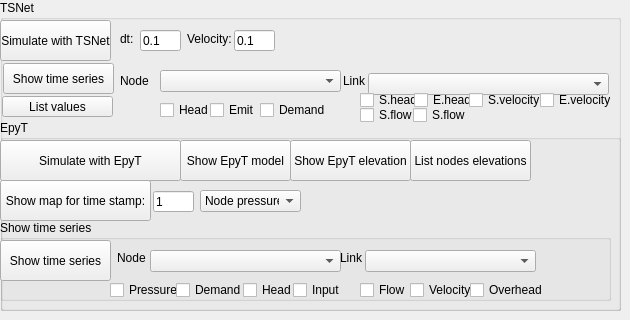
            <widget class="QWidget" name="tab_5">
             <attribute name="title">
              <string>Other simulators</string>
             </attribute>
             <widget class="QGroupBox" name="PandaPipes_simulate_btn">
              <property name="geometry">
               <rect>
                <x>0</x>
                <y>0</y>
                <width>621</width>
                <height>311</height>
               </rect>
              </property>
              <property name="title">
               <string>TSNet</string>
              </property>
              <widget class="QPushButton" name="TSNet_simulate_pushButton_4">
               <property name="geometry">
                <rect>
                 <x>0</x>
                 <y>20</y>
                 <width>111</width>
                 <height>41</height>
                </rect>
               </property>
               <property name="text">
                <string>Simulate with TSNet</string>
               </property>
              </widget>
              <widget class="QGroupBox" name="PandaPipes_simulate_btn_2">
               <property name="geometry">
                <rect>
                 <x>0</x>
                 <y>120</y>
                 <width>621</width>
                 <height>191</height>
                </rect>
               </property>
               <property name="title">
                <string>EpyT</string>
               </property>
               <widget class="QPushButton" name="EpyT_simulate_pushButton_5">
                <property name="geometry">
                 <rect>
                  <x>0</x>
                  <y>20</y>
                  <width>181</width>
                  <height>41</height>
                 </rect>
                </property>
                <property name="text">
                 <string>Simulate with EpyT</string>
                </property>
               </widget>
               <widget class="QPushButton" name="EpyT_showmodel_pushButton_6">
                <property name="geometry">
                 <rect>
                  <x>180</x>
                  <y>20</y>
                  <width>111</width>
                  <height>41</height>
                 </rect>
                </property>
                <property name="text">
                 <string>Show EpyT model</string>
                </property>
               </widget>
               <widget class="QPushButton" name="EpyT_showmodelelevation_pushButton_7">
                <property name="geometry">
                 <rect>
                  <x>290</x>
                  <y>20</y>
                  <width>121</width>
                  <height>41</height>
                 </rect>
                </property>
                <property name="text">
                 <string>Show EpyT elevation</string>
                </property>
               </widget>
               <widget class="QPushButton" name="EpyT_showmodelresultsfortiemstamp_pushButton_8">
                <property name="geometry">
                 <rect>
                  <x>0</x>
                  <y>60</y>
                  <width>151</width>
                  <height>41</height>
                 </rect>
                </property>
                <property name="text">
                 <string>Show map for time stamp:</string>
                </property>
               </widget>
               <widget class="QLineEdit" name="EpyT_timestamp_values_text_box_5">
                <property name="geometry">
                 <rect>
                  <x>153</x>
                  <y>71</y>
                  <width>41</width>
                  <height>21</height>
                 </rect>
                </property>
                <property name="text">
                 <string>1</string>
                </property>
               </widget>
               <widget class="QPushButton" name="EpyT_listnodelelevations_pushButton_8">
                <property name="geometry">
                 <rect>
                  <x>410</x>
                  <y>20</y>
                  <width>121</width>
                  <height>41</height>
                 </rect>
                </property>
                <property name="text">
                 <string>List nodes elevations</string>
                </property>
               </widget>
               <widget class="QGroupBox" name="groupBox_6">
                <property name="geometry">
                 <rect>
                  <x>0</x>
                  <y>100</y>
                  <width>611</width>
                  <height>81</height>
                 </rect>
                </property>
                <property name="title">
                 <string>Show time series</string>
                </property>
                <widget class="QPushButton" name="EpyT_showmodelresultsfortiemstamp_pushButton_9">
                 <property name="geometry">
                  <rect>
                   <x>0</x>
                   <y>20</y>
                   <width>111</width>
                   <height>41</height>
                  </rect>
                 </property>
                 <property name="text">
                  <string>Show time series</string>
                 </property>
                </widget>
                <widget class="QLabel" name="label_12">
                 <property name="geometry">
                  <rect>
                   <x>117</x>
                   <y>30</y>
                   <width>41</width>
                   <height>16</height>
                  </rect>
                 </property>
                 <property name="text">
                  <string>Node</string>
                 </property>
                </widget>
                <widget class="QComboBox" name="EpyT_node_list_comboBox_3">
                 <property name="geometry">
                  <rect>
                   <x>150</x>
                   <y>30</y>
                   <width>191</width>
                   <height>22</height>
                  </rect>
                 </property>
                </widget>
                <widget class="QLabel" name="label_13">
                 <property name="geometry">
                  <rect>
                   <x>340</x>
                   <y>30</y>
                   <width>41</width>
                   <height>16</height>
                  </rect>
                 </property>
                 <property name="text">
                  <string>Link</string>
                 </property>
                </widget>
                <widget class="QComboBox" name="EpyT_link_list_comboBox_4">
                 <property name="geometry">
                  <rect>
                   <x>365</x>
                   <y>30</y>
                   <width>171</width>
                   <height>22</height>
                  </rect>
                 </property>
                </widget>
                <widget class="QCheckBox" name="EpyT_showlinkvelocity_checkBox">
                 <property name="geometry">
                  <rect>
                   <x>410</x>
                   <y>60</y>
                   <width>61</width>
                   <height>20</height>
                  </rect>
                 </property>
                 <property name="text">
                  <string>Velocity</string>
                 </property>
                </widget>
                <widget class="QCheckBox" name="EpyT_showlinkflow_checkBox_2">
                 <property name="geometry">
                  <rect>
                   <x>360</x>
                   <y>60</y>
                   <width>61</width>
                   <height>20</height>
                  </rect>
                 </property>
                 <property name="text">
                  <string>Flow</string>
                 </property>
                </widget>
                <widget class="QCheckBox" name="EpyT_showolinkverheadcheckBox_2">
                 <property name="geometry">
                  <rect>
                   <x>470</x>
                   <y>60</y>
                   <width>81</width>
                   <height>20</height>
                  </rect>
                 </property>
                 <property name="text">
                  <string>Overhead</string>
                 </property>
                </widget>
                <widget class="QCheckBox" name="EpyT_shownodepressure_checkBox_3">
                 <property name="geometry">
                  <rect>
                   <x>110</x>
                   <y>60</y>
                   <width>71</width>
                   <height>20</height>
                  </rect>
                 </property>
                 <property name="text">
                  <string>Pressure</string>
                 </property>
                </widget>
                <widget class="QCheckBox" name="EpyT_shownodedemand_checkBox_4">
                 <property name="geometry">
                  <rect>
                   <x>176</x>
                   <y>60</y>
                   <width>71</width>
                   <height>20</height>
                  </rect>
                 </property>
                 <property name="text">
                  <string>Demand</string>
                 </property>
                </widget>
                <widget class="QCheckBox" name="EpyT_shownodehead_checkBox_5">
                 <property name="geometry">
                  <rect>
                   <x>243</x>
                   <y>60</y>
                   <width>51</width>
                   <height>20</height>
                  </rect>
                 </property>
                 <property name="text">
                  <string>Head</string>
                 </property>
                </widget>
                <widget class="QCheckBox" name="EpyT_shownodeinput_checkBox_6">
                 <property name="geometry">
                  <rect>
                   <x>293</x>
                   <y>60</y>
                   <width>51</width>
                   <height>20</height>
                  </rect>
                 </property>
                 <property name="text">
                  <string>Input</string>
                 </property>
                </widget>
               </widget>
               <widget class="QComboBox" name="EpyTshowmapfortimestampcombo">
                <property name="geometry">
                 <rect>
                  <x>200</x>
                  <y>70</y>
                  <width>101</width>
                  <height>22</height>
                 </rect>
                </property>
                <item>
                 <property name="text">
                  <string>Node pressure</string>
                 </property>
                </item>
                <item>
                 <property name="text">
                  <string>Node demand</string>
                 </property>
                </item>
                <item>
                 <property name="text">
                  <string>Node head</string>
                 </property>
                </item>
               </widget>
              </widget>
              <widget class="QPushButton" name="TSNet_showmodelresultsfortiemstamp_pushButton_10">
               <property name="geometry">
                <rect>
                 <x>3</x>
                 <y>63</y>
                 <width>111</width>
                 <height>31</height>
                </rect>
               </property>
               <property name="text">
                <string>Show time series</string>
               </property>
              </widget>
              <widget class="QComboBox" name="TSNet_link_list_comboBox_5">
               <property name="geometry">
                <rect>
                 <x>368</x>
                 <y>73</y>
                 <width>241</width>
                 <height>22</height>
                </rect>
               </property>
              </widget>
              <widget class="QComboBox" name="TSNeT_node_list_comboBox_4">
               <property name="geometry">
                <rect>
                 <x>160</x>
                 <y>70</y>
                 <width>181</width>
                 <height>22</height>
                </rect>
               </property>
              </widget>
              <widget class="QLabel" name="label_15">
               <property name="geometry">
                <rect>
                 <x>343</x>
                 <y>73</y>
                 <width>41</width>
                 <height>16</height>
                </rect>
               </property>
               <property name="text">
                <string>Link</string>
               </property>
              </widget>
              <widget class="QLabel" name="label_16">
               <property name="geometry">
                <rect>
                 <x>120</x>
                 <y>73</y>
                 <width>41</width>
                 <height>16</height>
                </rect>
               </property>
               <property name="text">
                <string>Node</string>
               </property>
              </widget>
              <widget class="QCheckBox" name="TSNet_noidehead_checkBox_4">
               <property name="geometry">
                <rect>
                 <x>160</x>
                 <y>100</y>
                 <width>51</width>
                 <height>20</height>
                </rect>
               </property>
               <property name="text">
                <string>Head</string>
               </property>
              </widget>
              <widget class="QCheckBox" name="TSNet_nodeemit_checkBox_5">
               <property name="geometry">
                <rect>
                 <x>210</x>
                 <y>100</y>
                 <width>101</width>
                 <height>20</height>
                </rect>
               </property>
               <property name="text">
                <string>Emit</string>
               </property>
              </widget>
              <widget class="QCheckBox" name="TSNet_starthead_checkBox_5">
               <property name="geometry">
                <rect>
                 <x>360</x>
                 <y>90</y>
                 <width>71</width>
                 <height>20</height>
                </rect>
               </property>
               <property name="text">
                <string>S.head</string>
               </property>
              </widget>
              <widget class="QCheckBox" name="TSNet_endhead_checkBox_6">
               <property name="geometry">
                <rect>
                 <x>414</x>
                 <y>90</y>
                 <width>71</width>
                 <height>20</height>
                </rect>
               </property>
               <property name="text">
                <string>E.head</string>
               </property>
              </widget>
              <widget class="QCheckBox" name="TSNet_startvelociy_checkBox_7">
               <property name="geometry">
                <rect>
                 <x>469</x>
                 <y>90</y>
                 <width>71</width>
                 <height>20</height>
                </rect>
               </property>
               <property name="text">
                <string>S.velocity</string>
               </property>
              </widget>
              <widget class="QCheckBox" name="TSNet_demanddischarge_checkBox_6">
               <property name="geometry">
                <rect>
                 <x>260</x>
                 <y>100</y>
                 <width>101</width>
                 <height>20</height>
                </rect>
               </property>
               <property name="text">
                <string>Demand </string>
               </property>
              </widget>
              <widget class="QCheckBox" name="TSNet_endvelcity_checkBox_8">
               <property name="geometry">
                <rect>
                 <x>540</x>
                 <y>90</y>
                 <width>71</width>
                 <height>20</height>
                </rect>
               </property>
               <property name="text">
                <string>E.velocity</string>
               </property>
              </widget>
              <widget class="QCheckBox" name="TSNet_startflow_checkBox_9">
               <property name="geometry">
                <rect>
                 <x>360</x>
                 <y>105</y>
                 <width>71</width>
                 <height>20</height>
                </rect>
               </property>
               <property name="text">
                <string>S.flow</string>
               </property>
              </widget>
              <widget class="QCheckBox" name="TSNet_endflow_checkBox_10">
               <property name="geometry">
                <rect>
                 <x>413</x>
                 <y>105</y>
                 <width>71</width>
                 <height>20</height>
                </rect>
               </property>
               <property name="text">
                <string>S.flow</string>
               </property>
              </widget>
              <widget class="QLabel" name="label_19">
               <property name="geometry">
                <rect>
                 <x>120</x>
                 <y>31</y>
                 <width>21</width>
                 <height>16</height>
                </rect>
               </property>
               <property name="text">
                <string>dt:</string>
               </property>
              </widget>
              <widget class="QLineEdit" name="Pollution_pollutionlevel_text_box_7">
               <property name="geometry">
                <rect>
                 <x>140</x>
                 <y>30</y>
                 <width>41</width>
                 <height>21</height>
                </rect>
               </property>
               <property name="text">
                <string>0.1</string>
               </property>
              </widget>
              <widget class="QPushButton" name="TSNet_resultstimeseries_pushButton_11">
               <property name="geometry">
                <rect>
                 <x>2</x>
                 <y>96</y>
                 <width>111</width>
                 <height>21</height>
                </rect>
               </property>
               <property name="text">
                <string>List values</string>
               </property>
              </widget>
              <widget class="QLabel" name="label_20">
               <property name="geometry">
                <rect>
                 <x>187</x>
                 <y>31</y>
                 <width>51</width>
                 <height>16</height>
                </rect>
               </property>
               <property name="text">
                <string>Velocity:</string>
               </property>
              </widget>
              <widget class="QLineEdit" name="Pollution_pollutionvelocity_text_box_8">
               <property name="geometry">
                <rect>
                 <x>234</x>
                 <y>30</y>
                 <width>41</width>
                 <height>21</height>
                </rect>
               </property>
               <property name="text">
                <string>0.1</string>
               </property>
              </widget>
             </widget>
            </widget>
